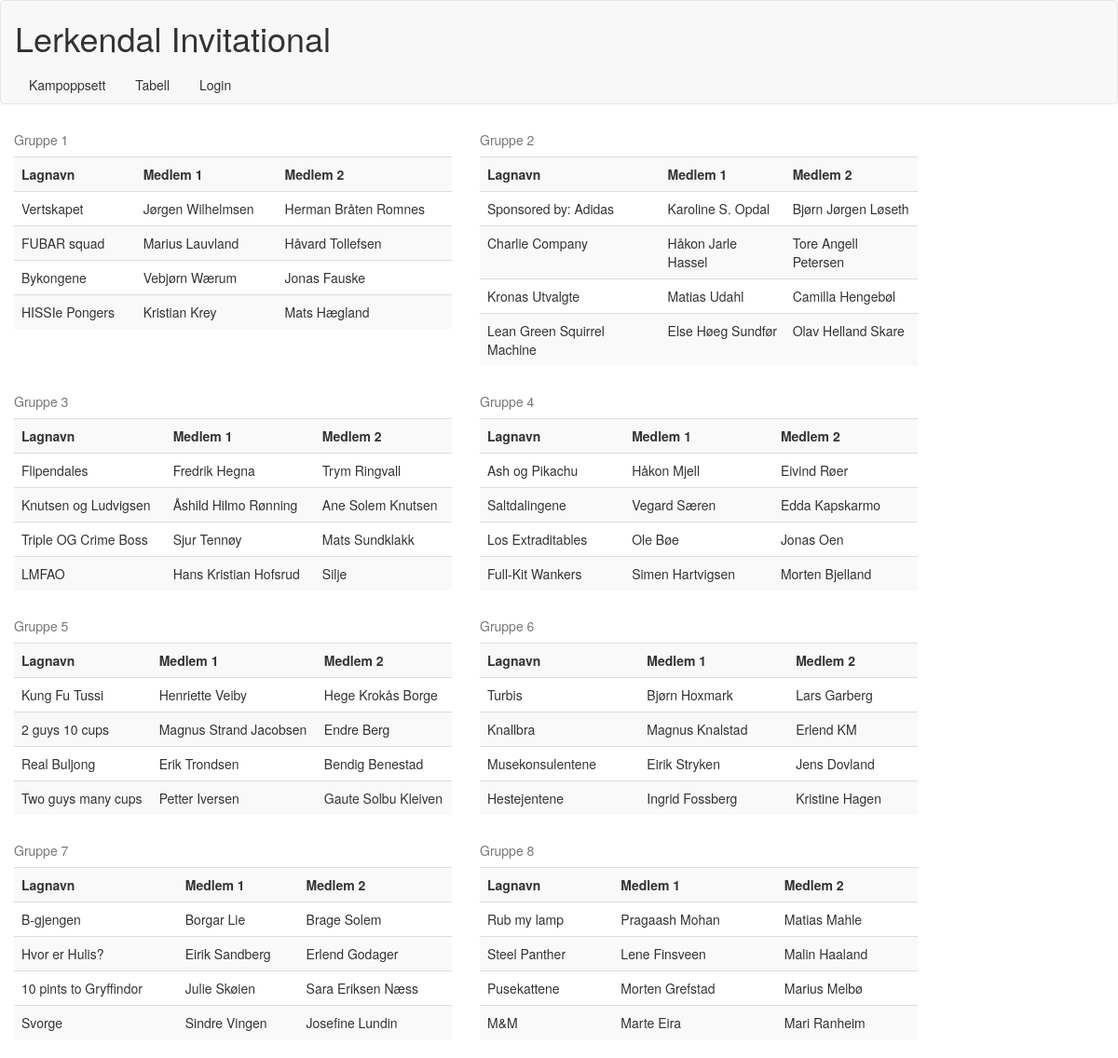
The page / on the database its author committed.
### app/mod_index/models.py (models this page shows, shortened)
class Base(db.Model):
    __abstract__ = True
    id = db.Column(db.Integer, primary_key=True)
    date_created = db.Column(db.DateTime, default=db.func.current_timestamp())
    date_modified = db.Column(db.DateTime, default=db.func.current_timestamp(), onupdate=db.func.current_timestamp())

class Team(Base):
    member1 = db.Column(db.String(128))
    member2 = db.Column(db.String(128))
    teamname = db.Column(db.String(128))
    points = db.Column(db.Integer())
    group = db.Column(db.Integer())
    paid = db.Column(db.Boolean())

### app/mod_index/controllers.py (the view)
@mod_index.route('/')
def index():
    groups = getGroups()
    return render_template('index/index.html', groups=groups)

### app/mod_index/controllers.py (called while the page is built)
def getGroups():
    groups = {}
    for i in range(0, 8):
        groups[i] = Team.query.filter_by(group=i).all()
    return groups

### app/templates/index/index.html
{% extends "base.html" %} {% block content %}
{% for group in groups.keys() %}
    <div class="col-md-5">
    <table class="table table-striped">
        <caption>Gruppe {{group + 1}}</caption>
        <tr>
            <th>Lagnavn</th>
            <th>Medlem 1</th>
            <th>Medlem 2</th>
        </tr>
        {% for team in groups[group] %}
            <tr>
                <td>{{team.teamname}}</td>
                <td>{{team.member1}}</td>
                <td>{{team.member2}}</td>
            </tr>
        {% endfor %}
    </table>
    </div>
{% endfor %}
{% endblock %}

### app/templates/base.html (shortened to what this page needs)
{% extends "bootstrap/base.html" %} {% block title %}Lerkendal Invitational{% endblock %} {% block navbar %}
<nav class="navbar navbar-default">
	<div class="container-fluid">
		<h1>Lerkendal Invitational </h1>
		<ul class="nav nav-pills">
			<li><a href="/matches">Kampoppsett</a></li>
			<li><a href="/table">Tabell</a></li>
			{% if current_user.is_authenticated %}
			<li><a href="/logout">Logout</a></li>
			{% else %}
			<li><a href="/login">Login</a></li>
			{% endif %}
		</ul>
	</div>
</nav>
{% endblock %} {% block styles %} {{super()}}
<link rel=stylesheet type=text/css href="{{ url_for('static', filename='style.css')}}">
<link rel=stylesheet type=text/css href="{{ url_for('static', filename='bootstrap/css/bootstrap.min.css')}}"> {% endblock %} {% block head %} {{super()}}
<script src="{{url_for('static', filename='bootstrap/js/bootstrap.min.js')}}"></script> {% endblock %}

### app/templates/base.html (style rules this page uses)
.nav-pills a { color: #333; }

### rows shown on the page
Team: teamname "Vertskapet", member1 "Jørgen Wilhelmsen", member2 "Herman Bråten Romnes"
Team: teamname "FUBAR squad", member1 "Marius Lauvland", member2 "Håvard Tollefsen"
Team: teamname "Bykongene", member1 "Vebjørn Wærum", member2 "Jonas Fauske"
Team: teamname "HISSIe Pongers", member1 "Kristian Krey", member2 "Mats Hægland"
Team: teamname "Sponsored by: Adidas", member1 "Karoline S. Opdal", member2 "Bjørn Jørgen Løseth"
Team: teamname "Charlie Company", member1 "Håkon Jarle Hassel", member2 "Tore Angell Petersen"
Team: teamname "Kronas Utvalgte", member1 "Matias Udahl", member2 "Camilla Hengebøl"
Team: teamname "Lean Green Squirrel Machine", member1 "Else Høeg Sundfør", member2 "Olav Helland Skare"
Team: teamname "Flipendales", member1 "Fredrik Hegna", member2 "Trym Ringvall"
Team: teamname "Knutsen og Ludvigsen", member1 "Åshild Hilmo Rønning", member2 "Ane Solem Knutsen"
Team: teamname "Triple OG Crime Boss", member1 "Sjur Tennøy", member2 "Mats Sundklakk"
Team: teamname "LMFAO", member1 "Hans Kristian Hofsrud", member2 "Silje"
Team: teamname "Ash og Pikachu", member1 "Håkon Mjell", member2 "Eivind Røer"
Team: teamname "Saltdalingene", member1 "Vegard Særen", member2 "Edda Kapskarmo"
Team: teamname "Los Extraditables", member1 "Ole Bøe", member2 "Jonas Oen"
Team: teamname "Full-Kit Wankers", member1 "Simen Hartvigsen", member2 "Morten Bjelland"
Team: teamname "Kung Fu Tussi", member1 "Henriette Veiby", member2 "Hege Krokås Borge"
Team: teamname "2 guys 10 cups", member1 "Magnus Strand Jacobsen", member2 "Endre Berg"
Team: teamname "Real Buljong", member1 "Erik Trondsen", member2 "Bendig Benestad"
Team: teamname "Two guys many cups", member1 "Petter Iversen", member2 "Gaute Solbu Kleiven"
Team: teamname "Turbis", member1 "Bjørn Hoxmark", member2 "Lars Garberg"
Team: teamname "Knallbra", member1 "Magnus Knalstad", member2 "Erlend KM"
Team: teamname "Musekonsulentene", member1 "Eirik Stryken", member2 "Jens Dovland"
Team: teamname "Hestejentene", member1 "Ingrid Fossberg", member2 "Kristine Hagen"
Team: teamname "B-gjengen", member1 "Borgar Lie", member2 "Brage Solem"
Team: teamname "Hvor er Hulis?", member1 "Eirik Sandberg", member2 "Erlend Godager"
Team: teamname "10 pints to Gryffindor", member1 "Julie Skøien", member2 "Sara Eriksen Næss"
Team: teamname "Svorge", member1 "Sindre Vingen", member2 "Josefine Lundin"
Team: teamname "Rub my lamp", member1 "Pragaash Mohan", member2 "Matias Mahle"
Team: teamname "Steel Panther", member1 "Lene Finsveen", member2 "Malin Haaland"
Team: teamname "Pusekattene", member1 "Morten Grefstad", member2 "Marius Melbø"
Team: teamname "M&M", member1 "Marte Eira", member2 "Mari Ranheim"

### other values the page prints
{{ group + 1 }} "1" "2" "3" "4" "5" "6" "7" "8"
